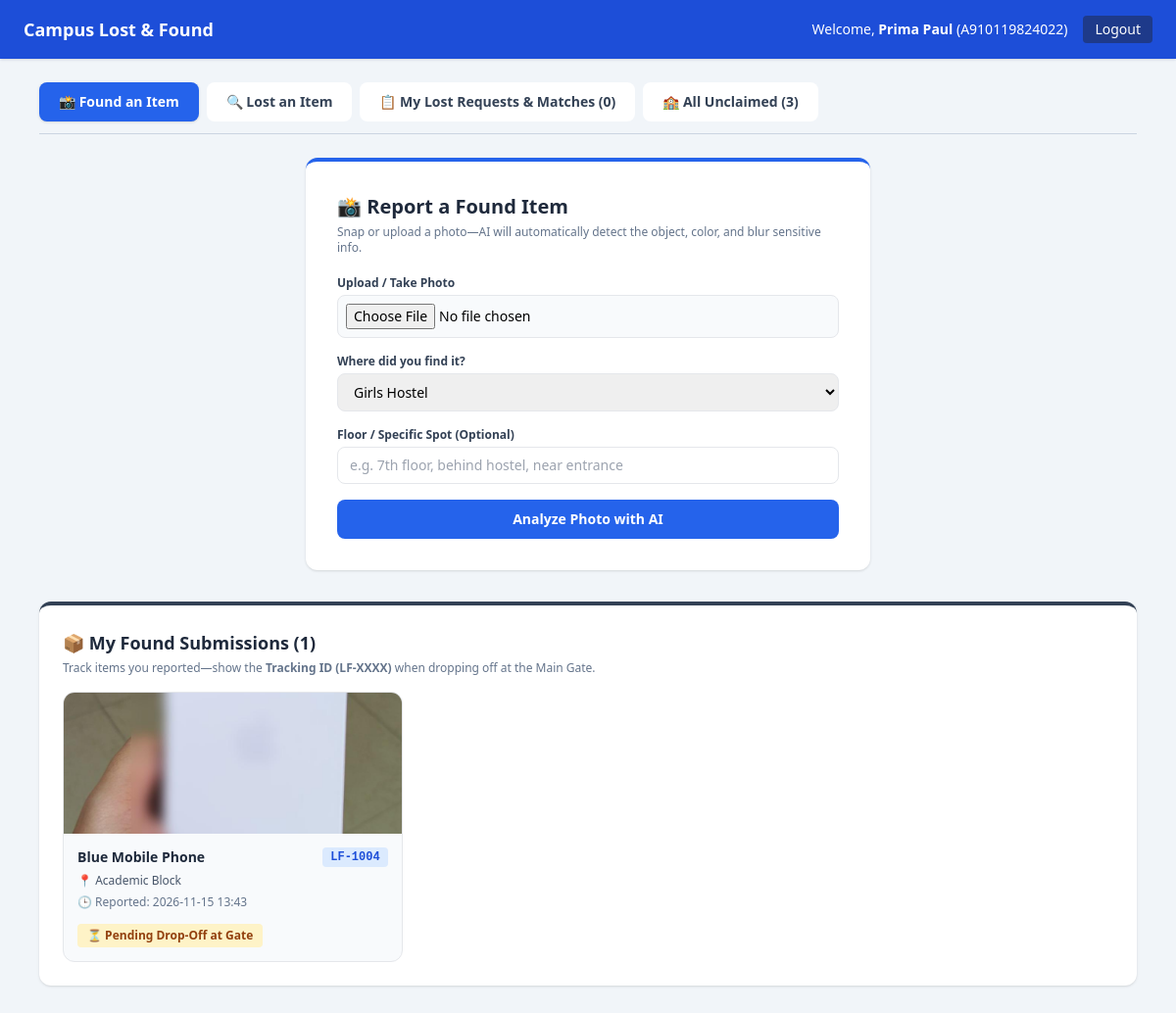
Before: /student (signed in) with the older database file.
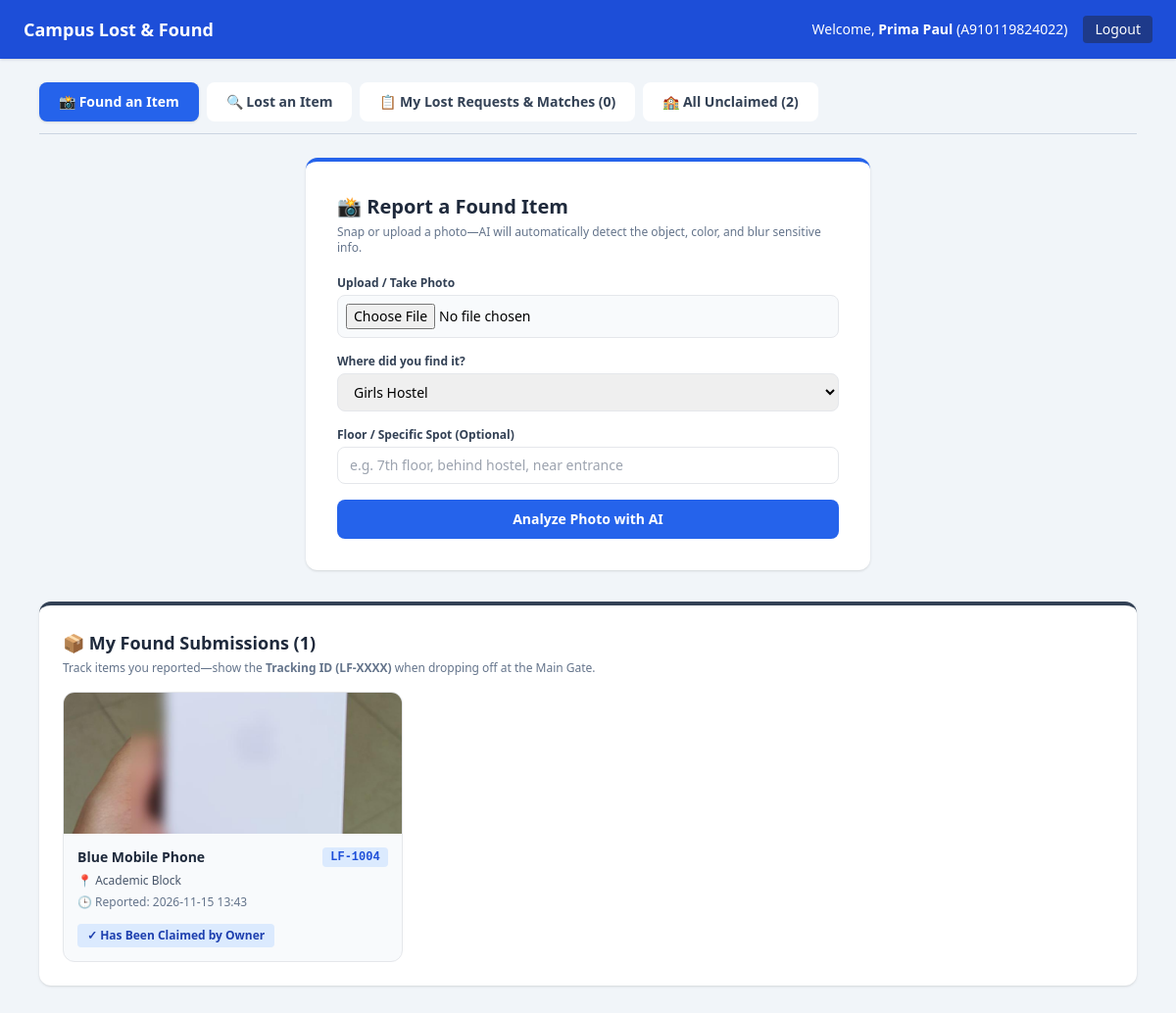
After: the same page with the newer database file.
### tables this page shows
CREATE TABLE found_items (
            id INTEGER PRIMARY KEY AUTOINCREMENT,
            tracking_code TEXT UNIQUE,
            finder_id TEXT NOT NULL,
            object_name TEXT NOT NULL,
            color TEXT NOT NULL,
            location TEXT NOT NULL,
            spot_note TEXT,
            description TEXT,
            image_path TEXT,
            found_date TEXT NOT NULL,
            status TEXT DEFAULT 'Pending Drop-Off',
            claimed_by_name TEXT,
            claimed_by_id TEXT,
            claimed_at TEXT
        );

### app.py (the view)
@app.get("/student", response_class=HTMLResponse)
def student_dashboard(request: Request, tab: str = "found", q: str = ""):
    user = request.session.get("user")
    if not user or user["role"] != "student":
        return RedirectResponse("/", status_code=303)
    return render_student_page(request, user, active_tab=tab, q=q)

### templates/student.html (shortened to what the changed rows need)
<!DOCTYPE html>
<html lang="en">
<head>
  <script src="https://cdn.tailwindcss.com"></script>
</head>
<body class="bg-slate-100 min-h-screen pb-12">
  <div class="max-w-6xl mx-auto px-4 mt-6 space-y-6">
    <div class="flex flex-wrap gap-2 border-b border-slate-300 pb-3">
      <a href="/student?tab=found"
         class="px-5 py-2.5 rounded-lg text-sm font-semibold {{ 'bg-blue-600 text-white shadow' if active_tab == 'found' else 'bg-white text-slate-700 hover:bg-slate-200' }}">
        📸 Found an Item
      </a>
      <a href="/student?tab=lost"
         class="px-5 py-2.5 rounded-lg text-sm font-semibold {{ 'bg-indigo-600 text-white shadow' if active_tab == 'lost' else 'bg-white text-slate-700 hover:bg-slate-200' }}">
        🔍 Lost an Item
      </a>
      <a href="/student?tab=requests"
         class="px-5 py-2.5 rounded-lg text-sm font-semibold {{ 'bg-emerald-600 text-white shadow' if active_tab == 'requests' else 'bg-white text-slate-700 hover:bg-slate-200' }}">
        📋 My Lost Requests & Matches ({{ total_matches_count }})
      </a>
      <a href="/student?tab=all"
         class="px-5 py-2.5 rounded-lg text-sm font-semibold {{ 'bg-slate-800 text-white shadow' if active_tab == 'all' else 'bg-white text-slate-700 hover:bg-slate-200' }}">
        🏫 All Unclaimed ({{ all_items|length }})
      </a>
    </div>
    {% if active_tab == 'found' %}
      <div class="space-y-8">
        {% if draft %}
        <div class="bg-emerald-50 border-2 border-emerald-500 p-6 rounded-xl shadow max-w-3xl mx-auto">
          <h2 class="text-lg font-bold text-emerald-900 mb-1">✨ AI Auto-Detection Draft (Confirm & Publish)</h2>
          <p class="text-xs text-emerald-700 mb-4">Verify the AI-detected details below before publishing to the gate feed.</p>
          <form action="/student/publish" method="POST" class="grid grid-cols-1 md:grid-cols-2 gap-4">
            <div class="flex flex-col items-center justify-center bg-white p-3 rounded-lg border">
              <img src="{{ draft.image_path }}" alt="Uploaded Preview" class="max-h-52 rounded">
              <span class="text-xs text-slate-400 mt-2">Auto-blurred if ID/screen detected</span>
            </div>
            <div class="space-y-3">
              <input type="hidden" name="image_path" value="{{ draft.image_path }}">
              <input type="hidden" name="found_date" value="{{ draft.found_date }}">
              <div>
                <label class="text-xs font-bold text-slate-700">Detected Object (Edit if wrong)</label>
                <input type="text" name="object_name" value="{{ draft.object_name }}" required class="w-full border rounded px-3 py-1.5 text-sm">
              </div>
              <div>
                <label class="text-xs font-bold text-slate-700">Detected Color (Edit if wrong)</label>
                <input type="text" name="color" value="{{ draft.color }}" required class="w-full border rounded px-3 py-1.5 text-sm">
              </div>
              <div class="grid grid-cols-2 gap-2">
                <div>
                  <label class="text-xs font-bold text-slate-700">Location</label>
                  <input type="text" name="location" value="{{ draft.location }}" readonly class="w-full bg-slate-100 border rounded px-3 py-1.5 text-sm">
                </div>
                <div>
                  <label class="text-xs font-bold text-slate-700">Floor / Spot Note</label>
                  <input type="text" name="spot_note" value="{{ draft.spot_note }}" class="w-full border rounded px-3 py-1.5 text-sm">
                </div>
              </div>
              <div>
                <label class="text-xs font-bold text-slate-700">AI Description</label>
                <input type="text" name="description" value="{{ draft.description }}" class="w-full border rounded px-3 py-1.5 text-sm">
              </div>
              <button type="submit" class="w-full bg-emerald-600 hover:bg-emerald-700 text-white font-bold py-2 rounded-lg">
                Confirm & Submit to Gate
              </button>
            </div>
          </form>
        </div>
        {% else %}
        <div class="bg-white p-8 rounded-xl shadow max-w-xl mx-auto border-t-4 border-blue-600">
          <h2 class="text-xl font-bold text-slate-800 mb-1">📸 Report a Found Item</h2>
        </div>
        {% endif %}
        <div class="bg-white p-6 rounded-xl shadow border-t-4 border-slate-700">
          {% if my_found_items|length == 0 %}
            <p class="text-xs text-slate-400 py-4 text-center">You haven't reported any found items yet.</p>
          {% else %}
            <div class="grid grid-cols-1 sm:grid-cols-2 md:grid-cols-3 gap-4">
              {% for item in my_found_items %}
              <div class="border rounded-xl overflow-hidden bg-slate-50 flex flex-col">
                <img src="{{ item.image_path }}" class="w-full h-36 object-cover">
                <div class="p-3.5 text-xs space-y-1.5 flex-1">
                  <div class="flex justify-between items-center">
                    <span class="font-bold text-sm text-slate-800">{{ item.color }} {{ item.object_name }}</span>
                    <span class="font-mono font-bold text-blue-700 bg-blue-100 px-2 py-0.5 rounded">{{ item.tracking_code }}</span>
                  </div>
                  <p class="text-slate-600">📍 {{ item.location }} {% if item.spot_note %}({{ item.spot_note }}){% endif %}</p>
                  <p class="text-slate-500">🕒 Reported: {{ item.found_date }}</p>
                  <div class="pt-2">
                    {% if item.status == 'Pending Drop-Off' %}
                      <span class="inline-block px-2.5 py-1 rounded font-bold bg-amber-100 text-amber-800">
                        ⏳ Pending Drop-Off at Gate
                      </span>
                    {% elif item.status == 'At the Gate' %}
                      <span class="inline-block px-2.5 py-1 rounded font-bold bg-emerald-100 text-emerald-800">
                        🛡️ At the Gate (Awaiting Pickup)
                      </span>
                    {% elif item.status == 'Claimed' %}
                      <span class="inline-block px-2.5 py-1 rounded font-bold bg-blue-100 text-blue-800">
                        ✓ Has Been Claimed by Owner
                      </span>
                    {% endif %}
                  </div>
                </div>
              </div>
              {% endfor %}
            </div>
          {% endif %}
        </div>
      </div>
    {% endif %}
  </div>
</body>
</html>

Changed rows visible on the page:
changed found_items "Blue": status "⏳ Pending Drop-Off at Gate" → "✓ Has Been Claimed by Owner"
Other visible differences:
{{ all_items|length }}: "3" → "2"
